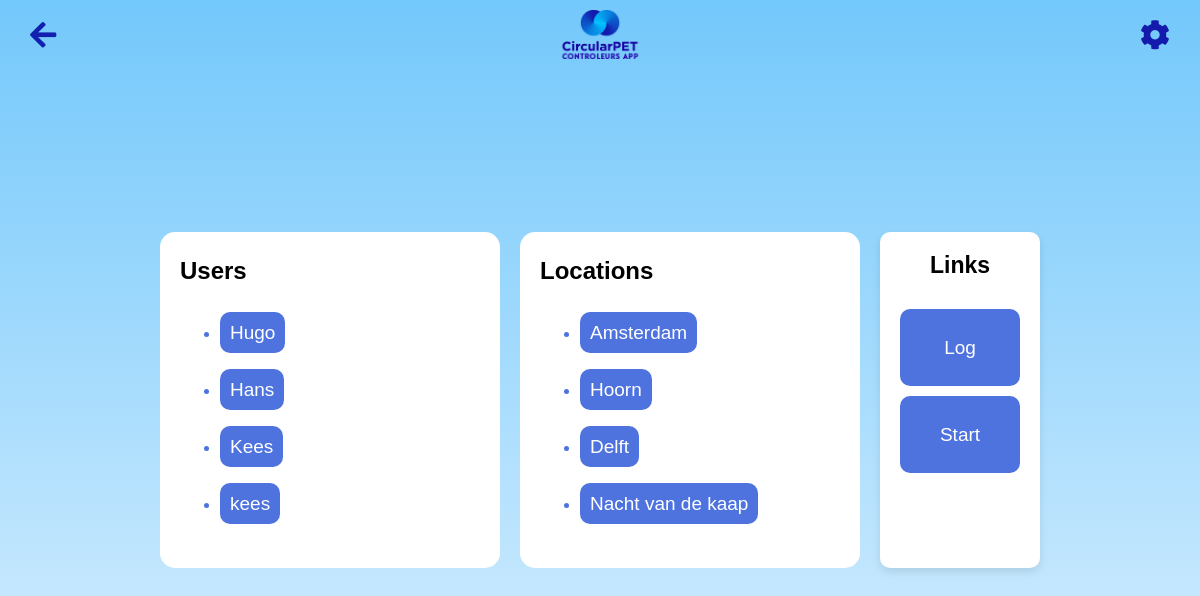
/admin, run on an earlier commit of the app's database.
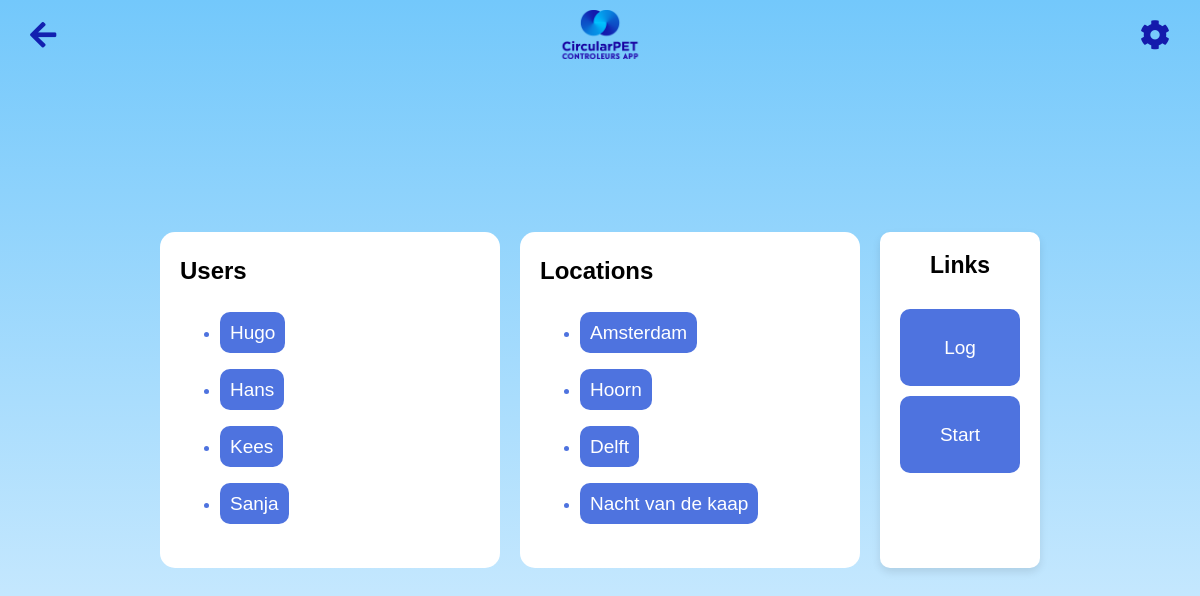
And on a later commit of the database.
### app.py (models this page shows, shortened)
class User(db.Model, UserMixin):  # Extend User model with UserMixin
    id = db.Column(db.Integer, primary_key=True)
    username = db.Column(db.String(80), unique=True, nullable=False)
    password = db.Column(db.String(120), nullable=False)
    location_id = db.Column(db.Integer, db.ForeignKey('location.id'), nullable=True)
    location = db.relationship('Location', backref=db.backref('users', lazy=True))
    group = db.Column(db.String(120), nullable=True)
    badges = db.Column(db.Integer, default=0)

class Location(db.Model):
    __tablename__ = 'location'
    __table_args__ = {'extend_existing': True}
    id = db.Column(db.Integer, primary_key=True)
    name = db.Column(db.String(120), unique=True, nullable=False)
    zakken = db.Column(db.Integer, nullable=False, default=0)
    bekers = db.Column(db.Integer, nullable=False, default=0)
    url = db.Column(db.String(500), nullable=True)

### app.py (the view, shortened to what this page needs)
@app.route('/admin', methods=['GET', 'POST'])
def admin():
    form = UserForm()
    location_form = LocationForm()
    users = User.query.all()  # Fetch all users
    user = None  # Initialize user variable
    if location_form.validate_on_submit():
        location = Location(name=location_form.name.data)
        db.session.add(location)
        db.session.commit()
    locations = Location.query.all()  # Fetch all locations
    return render_template('admin.html', form=form, location_form=location_form, users=users, locations=locations, user=user)

### templates/admin.html (shortened to what this page needs)
<html lang="en">
<head>
    <link rel="stylesheet" href="{{ url_for('static', filename='main.css') }}">
    <link rel="stylesheet" href="https://cdnjs.cloudflare.com/ajax/libs/font-awesome/5.15.1/css/all.min.css">
</head>
<body>
    <img src="{{ url_for('static', filename='logo.png') }}" alt="CircularPET Logo" class="logo2">
    <a href="javascript:history.back()" class="back-button"><i class="fas fa-arrow-left"></i></a>
    <div class="gear-icon-container"> <i id="toggleAssignLocation" class="fa fa-cog"></i></div>
    <div class="cube-container">
        <div class="login-form">
            <div class="list-section ">
                <h2>Users</h2>
                <ul>
                    {% for user in users %}
                    <li>
                        <a href="{{ url_for('user_dashboard', user_id=user.id) }}">{{ user.username }}</a>
                    </li>
                    {% endfor %}
                </ul>
            </div>
        </div>
        <div class="login-form">
            <div class="list-section">
                <h2>Locations</h2>
                <ul>
                    {% for location in locations %}
                    <li><a href="{{ url_for('location', user_id=user.id if user else 0, location_id=location.id if location else 0) }}">{{ location.name }}</a></li>
                {% endfor %}
                </ul>
            </div>
        </div>
        <div class="cube user-dashboard-cube">
            <h2 class="cube-titel">Links</h2>
            <a class="links" href="{{ url_for('change_log') }}">Log</a>
            <a class="links" href="{{ url_for('index') }}">Start</a>
        </div>
    </div>
</body>
</html>

### static/main.css (style rules this page uses)
body { font-family: 'Arial', sans-serif; background: linear-gradient(to bottom, #73c8fb 0%, #e0f2ff 100%); margin: 0; padding: 0; display: flex; height: 100vh; align-items: center; flex-wrap: wrap; justify-content: center; }
.back-button { position: fixed; top: 10px; left: 10px; background-color: transparent; color: #1220B0; text-decoration: none; padding: 10px 20px; border-radius: 5px; font-size: 30px; }
.logo2 { position: absolute; top: 10px; width: 90px; position: fixed; }
.gear-icon-container { position: fixed; top: 20px; right: 20px; cursor: pointer; font-size: 24px; color: #141AAC; font-size: 30px; padding: 10px 20px; margin-top: -10px; margin-right: -10px; }
.list-section { background-color: white; padding: 5px 20px 20px 20px; border-radius: 15px; width: 300px; }
.list-section li { color: #4E73DF; }
.list-section a, .links { font-size: 19px; line-height: 3; text-decoration: none; color: white; padding: 10px; background-color: #4E73DF; border-radius: 10px; min-width: 100px; text-align: center; transition: 0.2s ease-in-out; margin-bottom: 10px; }
::placeholder { color: #888; }
.cube-titel { margin: 0px 0px 30px 0px; font-size: 23px; }
.cube-container { display: flex; flex-wrap: wrap; gap: 20px; justify-content: center; position: relative; }
.cube { background-color: #fff; padding: 20px; border-radius: 10px; box-shadow: 0 4px 8px rgba(0, 0, 0, 0.1); display: flex; flex-direction: column; align-items: center; }

What changed in the data, as far as the page shows it:
removed User: username "kees"
added User: username "Sanja"
